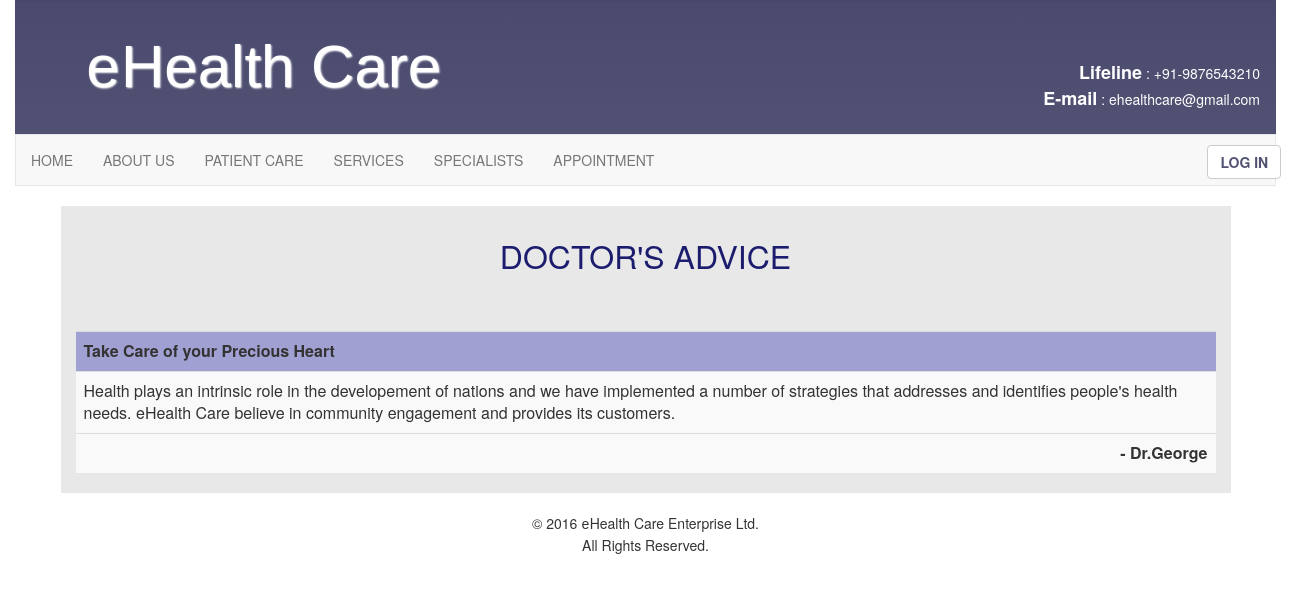
The app's page /health/patient_care.php with its own data.
### tables this page shows
CREATE TABLE IF NOT EXISTS `advice` (
  `id` bigint(20) NOT NULL,
  `doc_name` varchar(255) NOT NULL,
  `ad_title` varchar(255) NOT NULL,
  `advice` varchar(255) NOT NULL
);

### health/patient_care.php (the view, shortened to what this page needs)
<html>
<head>
	<link rel="stylesheet" type="text/css" href="css/bootstrap.min.css">
	<link rel="stylesheet" type="text/css" href="css/style.css">
</head>
<body>
	<div id="main_container">
		<?php include_once 'include/header.php'; ?>
		<div id="patient-care">
			<div class="container">
				<div class="row">
					<div class="col-sm-12">
						<div class="care-heading">
							<center>DOCTOR'S  ADVICE</center>
						</div></br>
					</div>
				</div>
				<div class="row">
					<div class="col-sm-12">
						<div class="patient-care-form">
							<form>
								<table class="table table-hover" id="care_table">
									<?php
										$SQL="SELECT * FROM `advice` ORDER BY doc_name";
						 				$rs=mysql_query($SQL) or die(mysql_error());
										while($data=mysql_fetch_assoc($rs))
										{
									?>
									<tr style="background-color:#A0A0D2;">
										<th><?=$data['ad_title']?></th>
									</tr>
									<tr style="background-color:#f9f9f9;">
										<td><?=$data['advice']?></td>
									</tr>
									<tr style="background-color:#f9f9f9;">
										<th class="text-right"><?="- Dr." . $data['doc_name']?></th>
									</tr></br>
									<?php } ?>
								</table>
							</form>
						</div>
					</div>
				</div>
			</div></br>
			<?php include_once'include/footer.php'; ?>
		</div>
	</div>

### health/css/style.css (style rules this page uses)
#about_us .container , #speciality .container , #patient-care .container , #doc_appoints .container { background-color: #E8E8E8; }
#key_medical_procedures .key-heading , #speciality .spec-heading , #patient-care .care-heading , #doc_appoints .appoints-heading { font-size: 32px; padding: 27px 10px 12px 10px; color:#1C1C6F; }

### records on screen
advice: ad_title "Take Care of your Precious Heart", advice "Health plays an intrinsic role in the developement of nations and we have implemented a number of strategies that addresses and identifies people's health needs. eHealth Care believe in community engagement and provides its customers.", doc_name "George"
